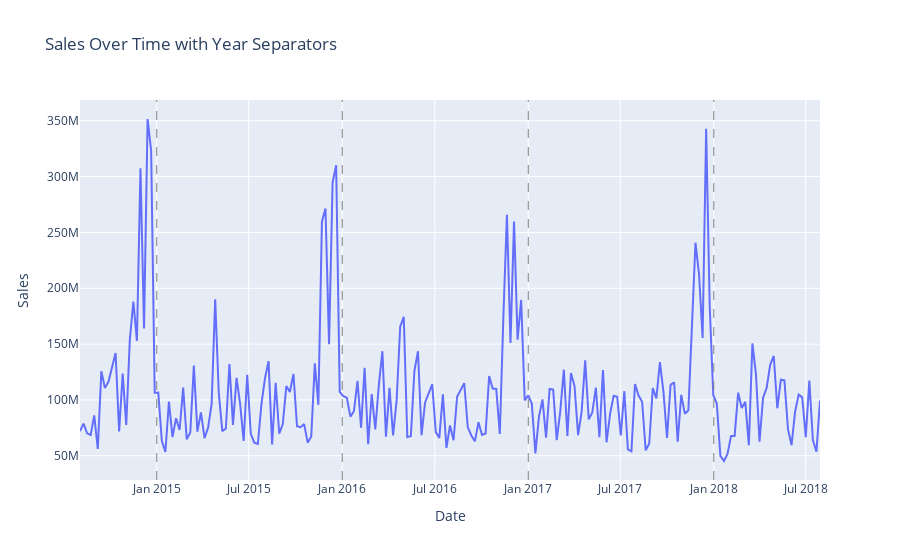

Here is the notebook cell this chart was saved with:
### Markdown cell above
### Target

### Code cell
import plotly.express as px
import plotly.graph_objects as go

target_df = df[['wk_strt_dt']+['sales']]

target_df = target_df.set_index('wk_strt_dt')

# Create the Plotly figure
fig = px.line(target_df, x=target_df.index, y='sales', title="Sales Over Time with Year Separators")

# Adding vertical lines for each year
for year in target_df.index.year.unique():
    fig.add_vline(
        x=pd.Timestamp(f"{year}-01-01"),
        line=dict(color="gray", width=1, dash="dash")
    )

# Update layout for better visualization
fig.update_layout(
    xaxis_title="Date",
    yaxis_title="Sales",
    xaxis=dict(showgrid=True, range=[target_df.index.min(), target_df.index.max()]),
    yaxis=dict(showgrid=True),
)

# Show the plot
fig.show()

### Figure 1 — Plotly figure (JSON) as saved in the notebook; plotly's stock layout.template omitted (floating-point values rounded to 4 significant figures; data arrays with more than 128 entries replaced by an {"elided": "..."} marker saying what was removed)
{"data": [{"hovertemplate": "wk_strt_dt=%{x}<br>sales=%{y}<extra></extra>", "legendgroup": "", "line": {"color": "#636efa", "dash": "solid"}, "marker": {"symbol": "circle"}, "mode": "lines", "name": "", "orientation": "v", "showlegend": false, "type": "scatter", "x": {"elided": "209 str values"}, "xaxis": "x", "y": {"elided": "209 float values"}, "yaxis": "y"}], "layout": {"legend": {"tracegroupgap": 0}, "shapes": [{"line": {"color": "gray", "dash": "dash", "width": 1}, "type": "line", "x0": "2014-01-01T00:00:00", "x1": "2014-01-01T00:00:00", "xref": "x", "y0": 0, "y1": 1, "yref": "y domain"}, {"line": {"color": "gray", "dash": "dash", "width": 1}, "type": "line", "x0": "2015-01-01T00:00:00", "x1": "2015-01-01T00:00:00", "xref": "x", "y0": 0, "y1": 1, "yref": "y domain"}, {"line": {"color": "gray", "dash": "dash", "width": 1}, "type": "line", "x0": "2016-01-01T00:00:00", "x1": "2016-01-01T00:00:00", "xref": "x", "y0": 0, "y1": 1, "yref": "y domain"}, {"line": {"color": "gray", "dash": "dash", "width": 1}, "type": "line", "x0": "2017-01-01T00:00:00", "x1": "2017-01-01T00:00:00", "xref": "x", "y0": 0, "y1": 1, "yref": "y domain"}, {"line": {"color": "gray", "dash": "dash", "width": 1}, "type": "line", "x0": "2018-01-01T00:00:00", "x1": "2018-01-01T00:00:00", "xref": "x", "y0": 0, "y1": 1, "yref": "y domain"}], "title": {"text": "Sales Over Time with Year Separators"}, "xaxis": {"anchor": "y", "domain": [0, 1], "range": ["2014-08-03T00:00:00", "2018-07-29T00:00:00"], "showgrid": true, "title": {"text": "Date"}}, "yaxis": {"anchor": "x", "domain": [0, 1], "showgrid": true, "title": {"text": "Sales"}}}}
